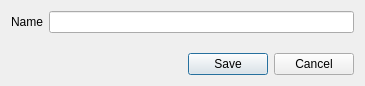
<?xml version="1.0" encoding="UTF-8"?>
<ui version="4.0">
 <class>NewVocabularyGroupDialog</class>
 <widget class="QDialog" name="NewVocabularyGroupDialog">
  <property name="geometry">
   <rect>
    <x>0</x>
    <y>0</y>
    <width>365</width>
    <height>86</height>
   </rect>
  </property>
  <property name="windowTitle">
   <string>Create New Vocabulary Group</string>
  </property>
  <property name="layoutDirection">
   <enum>Qt::LeftToRight</enum>
  </property>
  <layout class="QVBoxLayout" name="verticalLayout">
   <item>
    <layout class="QFormLayout" name="formLayout">
     <item row="0" column="0">
      <widget class="QLabel" name="llName">
       <property name="text">
        <string>Name</string>
       </property>
      </widget>
     </item>
     <item row="0" column="1">
      <widget class="QLineEdit" name="leName"/>
     </item>
    </layout>
   </item>
   <item>
    <widget class="QDialogButtonBox" name="buttonBox">
     <property name="orientation">
      <enum>Qt::Horizontal</enum>
     </property>
     <property name="standardButtons">
      <set>QDialogButtonBox::Cancel|QDialogButtonBox::Save</set>
     </property>
    </widget>
   </item>
  </layout>
 </widget>
 <resources/>
 <connections>
  <connection>
   <sender>buttonBox</sender>
   <signal>accepted()</signal>
   <receiver>NewVocabularyGroupDialog</receiver>
   <slot>accept()</slot>
   <hints>
    <hint type="sourcelabel">
     <x>248</x>
     <y>254</y>
    </hint>
    <hint type="destinationlabel">
     <x>157</x>
     <y>274</y>
    </hint>
   </hints>
  </connection>
  <connection>
   <sender>buttonBox</sender>
   <signal>rejected()</signal>
   <receiver>NewVocabularyGroupDialog</receiver>
   <slot>reject()</slot>
   <hints>
    <hint type="sourcelabel">
     <x>316</x>
     <y>260</y>
    </hint>
    <hint type="destinationlabel">
     <x>286</x>
     <y>274</y>
    </hint>
   </hints>
  </connection>
 </connections>
</ui>
